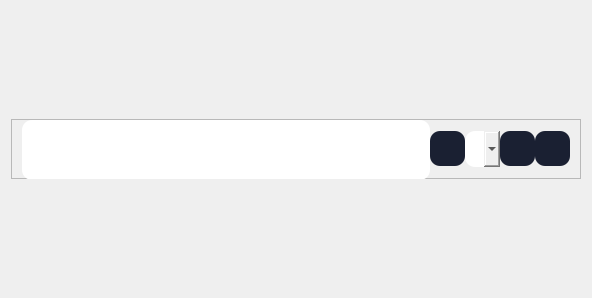
<?xml version="1.0" encoding="UTF-8"?>
<ui version="4.0">
 <class>Form</class>
 <widget class="QWidget" name="Form">
  <property name="geometry">
   <rect>
    <x>0</x>
    <y>0</y>
    <width>592</width>
    <height>298</height>
   </rect>
  </property>
  <property name="windowTitle">
   <string>Form</string>
  </property>
  <layout class="QGridLayout" name="gridLayout">
   <item row="0" column="0">
    <widget class="QFrame" name="lineFrame">
     <property name="sizePolicy">
      <sizepolicy hsizetype="Preferred" vsizetype="Preferred">
       <horstretch>0</horstretch>
       <verstretch>0</verstretch>
      </sizepolicy>
     </property>
     <property name="minimumSize">
      <size>
       <width>0</width>
       <height>60</height>
      </size>
     </property>
     <property name="maximumSize">
      <size>
       <width>16777215</width>
       <height>60</height>
      </size>
     </property>
     <property name="styleSheet">
      <string notr="true">background-color: rgb(26, 32, 50);
border-radius: 10px;

QComboBox::drop-down {
image: url(:/images/images/down-arrow.png);
color: rgb(255, 255, 255);
subcontrol-position: center;
width: 15px;
}</string>
     </property>
     <property name="frameShape">
      <enum>QFrame::StyledPanel</enum>
     </property>
     <property name="frameShadow">
      <enum>QFrame::Raised</enum>
     </property>
     <layout class="QHBoxLayout" name="horizontalLayout">
      <property name="spacing">
       <number>0</number>
      </property>
      <property name="leftMargin">
       <number>10</number>
      </property>
      <property name="topMargin">
       <number>0</number>
      </property>
      <property name="rightMargin">
       <number>10</number>
      </property>
      <property name="bottomMargin">
       <number>0</number>
      </property>
      <item>
       <widget class="QLineEdit" name="textEdit">
        <property name="minimumSize">
         <size>
          <width>0</width>
          <height>60</height>
         </size>
        </property>
        <property name="maximumSize">
         <size>
          <width>16777215</width>
          <height>100</height>
         </size>
        </property>
        <property name="font">
         <font>
          <weight>75</weight>
          <bold>true</bold>
         </font>
        </property>
        <property name="styleSheet">
         <string notr="true">QLineEdit
{
color: rgb(255, 255, 255);
border-radius: 10px;
text-align: center;
padding: 10px;
}
</string>
        </property>
        <property name="text">
         <string/>
        </property>
        <property name="alignment">
         <set>Qt::AlignLeading|Qt::AlignLeft|Qt::AlignVCenter</set>
        </property>
        <property name="readOnly">
         <bool>true</bool>
        </property>
        <property name="cursorMoveStyle">
         <enum>Qt::LogicalMoveStyle</enum>
        </property>
        <property name="clearButtonEnabled">
         <bool>false</bool>
        </property>
       </widget>
      </item>
      <item>
       <widget class="QPushButton" name="extButton">
        <property name="maximumSize">
         <size>
          <width>35</width>
          <height>35</height>
         </size>
        </property>
        <property name="styleSheet">
         <string notr="true">QPushButton
{
background-color: rgb(26, 32, 50);
color: rgb(255, 255, 255);
border-radius: 10px;
text-align: center;
padding: 10px;
}

QPushButton:hover
{
background-color: rgb(36, 42, 59);
color: rgb(255, 255, 255);
border-radius: 10px;
text-align: center;
padding: 10px;
}
</string>
        </property>
        <property name="text">
         <string/>
        </property>
        <property name="icon">
         <iconset>
          <normalon>:/icons/images/plus2.ico</normalon>
         </iconset>
        </property>
       </widget>
      </item>
      <item>
       <widget class="QComboBox" name="extComboBox">
        <property name="maximumSize">
         <size>
          <width>35</width>
          <height>16777215</height>
         </size>
        </property>
        <property name="font">
         <font>
          <pointsize>8</pointsize>
          <weight>75</weight>
          <bold>true</bold>
         </font>
        </property>
        <property name="toolTip">
         <string>Associated extensions</string>
        </property>
        <property name="styleSheet">
         <string notr="true">QComboBox {
border-radius: 10px;
text-align: left;
padding: 10px;
}

QComboBox::hover {
background-color: rgb(36, 42, 59);
border-radius: 10px;
text-align: left;
padding: 10px;
}

QComboBox::drop-down {
image: url(:/images/images/down-arrow.png);
color: rgb(255, 255, 255);
subcontrol-position: center;
width: 15px;
}

QComboBox QAbstractItemView {
    border: 1px solid rgba(39, 180, 255, 255);
    selection-background-color:  rgb(36, 42, 59);
    color: rgb(255, 255, 255);
    min-width: 150px;
    border-radius: 5px;
	padding: 5px;
}

</string>
        </property>
        <property name="editable">
         <bool>false</bool>
        </property>
        <property name="currentText">
         <string/>
        </property>
        <property name="currentIndex">
         <number>-1</number>
        </property>
        <property name="iconSize">
         <size>
          <width>16</width>
          <height>16</height>
         </size>
        </property>
        <property name="frame">
         <bool>false</bool>
        </property>
       </widget>
      </item>
      <item>
       <widget class="QPushButton" name="editButton">
        <property name="minimumSize">
         <size>
          <width>0</width>
          <height>0</height>
         </size>
        </property>
        <property name="maximumSize">
         <size>
          <width>35</width>
          <height>35</height>
         </size>
        </property>
        <property name="toolTip">
         <string>Edit item</string>
        </property>
        <property name="styleSheet">
         <string notr="true">QPushButton
{
background-color: rgb(26, 32, 50);
color: rgb(255, 255, 255);
border-radius: 10px;
text-align: left;
padding: 10px;
}

QPushButton:hover
{
background-color: rgb(36, 42, 59);
color: rgb(255, 255, 255);
border-radius: 10px;
text-align: left;
padding: 10px;
}

QPushButton:checked
{
color: rgb(255, 255, 255);
border-radius: 10px;
text-align: left;
padding: 10px;
background-color: rgb(47, 55, 77);
}
</string>
        </property>
        <property name="text">
         <string/>
        </property>
        <property name="icon">
         <iconset>
          <activeoff>:/icons/images/edit.ico</activeoff>
         </iconset>
        </property>
        <property name="iconSize">
         <size>
          <width>16</width>
          <height>16</height>
         </size>
        </property>
        <property name="checkable">
         <bool>false</bool>
        </property>
       </widget>
      </item>
      <item>
       <widget class="QPushButton" name="deleteButton">
        <property name="maximumSize">
         <size>
          <width>35</width>
          <height>35</height>
         </size>
        </property>
        <property name="toolTip">
         <string>Delete item</string>
        </property>
        <property name="styleSheet">
         <string notr="true">QPushButton
{
background-color: rgb(26, 32, 50);
color: rgb(255, 255, 255);
border-radius: 10px;
text-align: center;
padding: 10px;
}

QPushButton:hover
{
background-color: rgb(36, 42, 59);
color: rgb(255, 255, 255);
border-radius: 10px;
text-align: center;
padding: 10px;
}
</string>
        </property>
        <property name="text">
         <string/>
        </property>
        <property name="icon">
         <iconset>
          <activeoff>:/icons/images/delete.ico</activeoff>
         </iconset>
        </property>
        <property name="iconSize">
         <size>
          <width>20</width>
          <height>20</height>
         </size>
        </property>
       </widget>
      </item>
     </layout>
    </widget>
   </item>
  </layout>
 </widget>
 <resources>
  <include location="resource.qrc"/>
 </resources>
 <connections/>
</ui>
